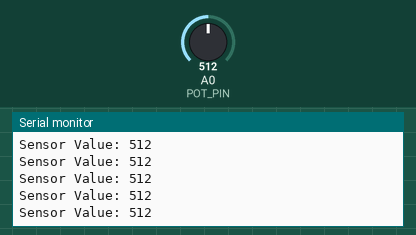
Recording of a sketch running on a simulated Arduino Uno, built with avr-gcc and run on an emulated ATmega328P. Shown: the last lines printed to the serial monitor. Inputs (shaded band) come from the test bench; at power-on: A0 (POT_PIN) = 512.

Above: at 1.2 s.
1.3 s: A0 (POT_PIN) set to 716
At 1.56 s:
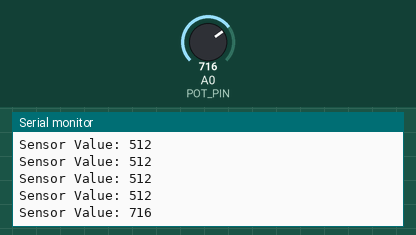
2.8 s: A0 (POT_PIN) set to 900
At 2.96 s:
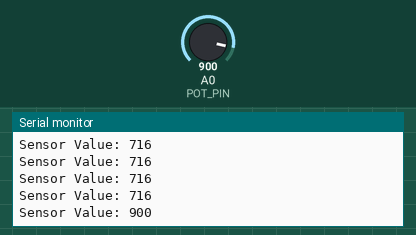
Timing chart, 0 to 5.8 s (numbered marks = the images above; inputs shaded):
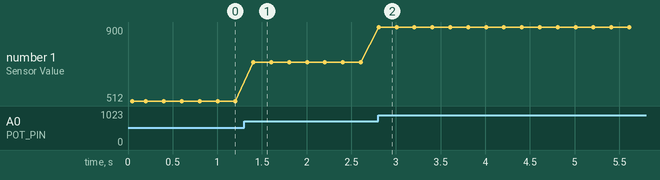

The sketch:

sketch.ino
```cpp
// Lab 5 - Exercise 2: Rotary Angle Sensor → Serial Monitor
// Potentiometer on A0

#define POT_PIN A0

void setup() {
  pinMode(POT_PIN, INPUT);
  Serial.begin(9600);
  Serial.println("=== Exercise 2: Potentiometer Reading ===");
}

void loop() {
  int value = analogRead(POT_PIN);  // reads 0–1023

  Serial.print("Sensor Value: ");
  Serial.println(value);

  delay(200);
}
```

Measured:
- after the input at 1.3 s, the serial monitor: prints a new line after 0.10 s (image 1)
- after the input at 2.8 s, the serial monitor: prints a new line at once (image 2)
- plotted number 1: 512 → 716 after the input at 1.3 s, 716 → 900 after the input at 2.8 s
